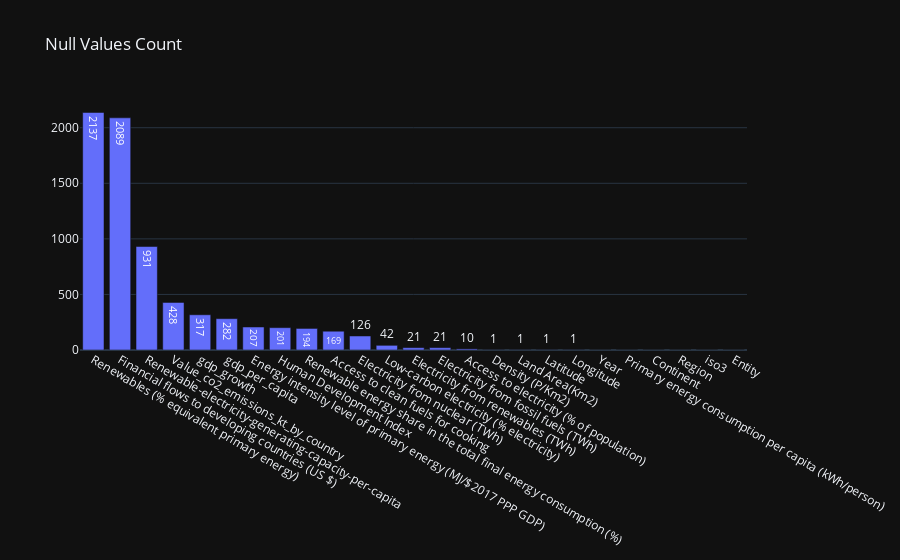

The notebook cell this image was saved under:
### Code cell
serie_na = df_energy.isnull().sum().sort_values(ascending=False)
serie_na.rename('Null Values', inplace=True)

fig_null_data = go.Figure(go.Bar(
    x = serie_na.index,
    y = serie_na,
    text = serie_na,
    textposition = 'auto'
))

fig_null_data.update_layout(
    title = 'Null Values Count',
    xaxis_tickfont_size = 12,
    template = THEME,
)
fig_null_data.show()

### Figure 1 — Plotly figure (JSON) as saved in the notebook; plotly's stock layout.template omitted (floating-point values rounded to 4 significant figures)
{"data": [{"text": [2137.0, 2089.0, 931.0, 428.0, 317.0, 282.0, 207.0, 201.0, 194.0, 169.0, 126.0, 42.0, 21.0, 21.0, 10.0, 1.0, 1.0, 1.0, 1.0, 0.0, 0.0, 0.0, 0.0, 0.0, 0.0], "textposition": "auto", "x": ["Renewables (% equivalent primary energy)", "Financial flows to developing countries (US $)", "Renewable-electricity-generating-capacity-per-capita", "Value_co2_emissions_kt_by_country", "gdp_growth", "gdp_per_capita", "Energy intensity level of primary energy (MJ/$2017 PPP GDP)", "Human Development Index", "Renewable energy share in the total final energy consumption (%)", "Access to clean fuels for cooking", "Electricity from nuclear (TWh)", "Low-carbon electricity (% electricity)", "Electricity from renewables (TWh)", "Electricity from fossil fuels (TWh)", "Access to electricity (% of population)", "Density (P/Km2)", "Land Area(Km2)", "Latitude", "Longitude", "Year", "Primary energy consumption per capita (kWh/person)", "Continent", "Region", "iso3", "Entity"], "y": [2137, 2089, 931, 428, 317, 282, 207, 201, 194, 169, 126, 42, 21, 21, 10, 1, 1, 1, 1, 0, 0, 0, 0, 0, 0], "type": "bar"}], "layout": {"xaxis": {"tickfont": {"size": 12}}, "title": {"text": "Null Values Count"}}}
